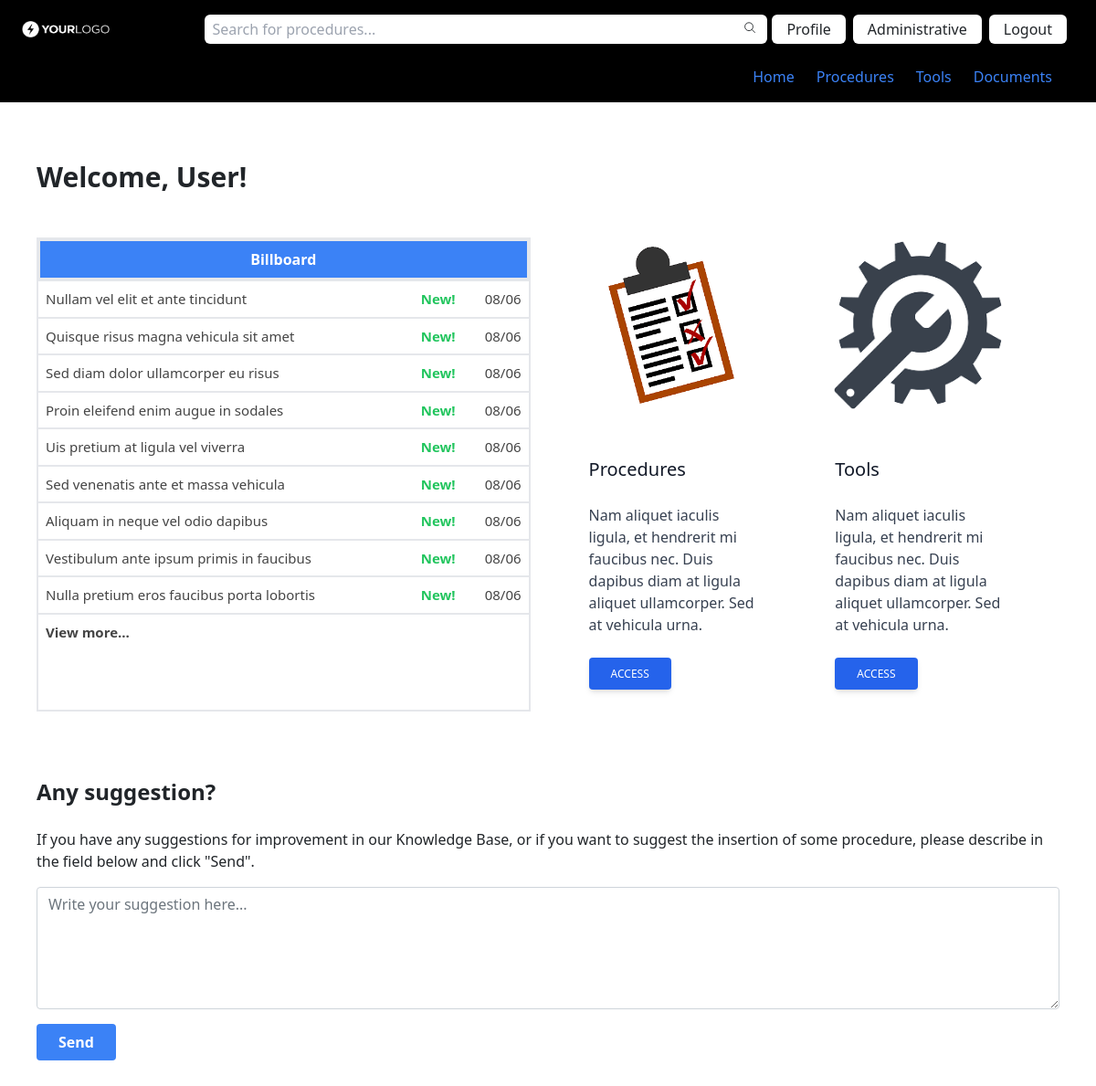
Page /home/ (signed in) on the committed database.
### procedimento/models.py (models this page shows, shortened)
class Comunicado(models.Model):
    titulo = models.CharField(max_length=100, default='')
    descricao = RichTextUploadingField(default='')
    grupo = models.CharField(max_length=50, choices=LISTA_GRUPOS)
    author = models.ForeignKey(User, default=get_user_model(), on_delete=models.PROTECT)
    data_criacao = models.DateTimeField(default=timezone.now)
    def date(self):
        return self.data_criacao.strftime('%d/%m')

### procedimento/views.py (the view, shortened to what this page needs)
# urls.py: path('home/', Homepage.as_view(), name='home'),
class Homepage(LoginRequiredMixin, CreateView):
    template_name = 'homepage.html'
    model = Suggestion
    form_class = SuggestionForm
    def get_context_data(self, *args, **kwargs):
        context = super(Homepage, self).get_context_data(*args, **kwargs)
        comunicados = Comunicado.objects.order_by('-data_criacao')
        context['comunicados'] = comunicados
        curr_date = date.today()
        hoje = curr_date.strftime('%d/%m')
        hoje = str(hoje)
        context['hoje'] = hoje
        return context
    '''def criar_sugestao(request, self, form):
        form = SuggestionForm(request.POST or None)

        if form.is_valid():
            object.solicitante = request.user
            self.object = form.save(commit=False)

            return redirect('home')

        return render(request, 'home', {'form': form})'''

### procedimento/forms.py
class SuggestionForm(forms.ModelForm):
    sugestao = forms.CharField(widget=forms.Textarea(attrs={'placeholder': 'Write your suggestion here...', 'rows': '5'}), label = '')
    class Meta:
        model = Suggestion
        fields = ['sugestao']

### procedimento/templates/homepage.html (shortened to what this page needs)
{% extends 'base.html' %}
{% load crispy_forms_tags %}
{% block content %}
{% load static %}
<div class="m-10">
    <div class="text-3xl font-bold py-4">
        Welcome, {{ request.user.first_name }}!
    </div>
    <div class="flex flex-nowrap py-4">
        <div class="w-8/12 border-2">
            <ul>
                <li class="text-center text-white font-bold bg-blue-500 p-2 border-2">Billboard</li>
                {% for comunicado in comunicados %}
                {% if forloop.counter < 10 %} <button class="accordion border-t-2 flex justify-between">
                    <div>{{ comunicado.titulo }}</div>
                    <div class="flex no-wrap">
                        {% if hoje == comunicado.date %}
                        <p id="novo" class="mr-8 text-green-500 font-bold">New!</p>
                        {% endif %}
                        <div>{{ comunicado.date }}</div>
                    </div>
                    </button>
                    {% endif %}
                    {% endfor %}
                    <a href="{% url 'procedimento:comunicados' %}">
                        <button id="todos" class="border-t-2 font-bold"> View more... </button>
                    </a>
            </ul>
        </div>
        <div class="w-8/12 ml-10 flex flex-nowrap justify-between">
            <div class="flex justify-center mr-10">
                <div class="rounded-lg bg-white max-w-sm">
                    <div class="flex justify-center items-center w-full h-48">
                        <img class="rounded-t-lg rounded-b-lg" src="{% static 'images/topics.png' %}" width="200px"
                            height="200px" />
                    </div>
                    <div class="p-6">
                        <h5 class="text-gray-900 text-xl font-medium mb-4 mt-4">Procedures</h5>
                        <p class="text-gray-700 text-base mb-4">
                            Nam aliquet iaculis ligula, et hendrerit mi faucibus nec. Duis dapibus diam at ligula aliquet ullamcorper. Sed at vehicula urna.
                        </p>
                        <a href="{% url 'procedimento:procedimentos' %}">
                            <button type="button"
                                class=" inline-block px-6 py-2.5 bg-blue-600 text-white font-medium text-xs leading-tight uppercase rounded shadow-md hover:bg-blue-700 hover:shadow-lg focus:bg-blue-700 focus:shadow-lg focus:outline-none focus:ring-0 active:bg-blue-800 active:shadow-lg transition duration-150 ease-in-out">Access</button>
                        </a>
                    </div>
                </div>
            </div>
            <div class="flex justify-center mr-10">
                <div class="rounded-lg bg-white max-w-sm">
                    <div class="flex justify-center items-center w-full h-48">
                        <img class="rounded-t-lg rounded-b-lg" src="{% static 'images/engrenagem.png' %}" width="200px"
                            height="200px" />
                    </div>
                    <div class="p-6">
                        <h5 class="text-gray-900 text-xl font-medium mb-4 mt-4">Tools</h5>
                        <p class="text-gray-700 text-base mb-4">
                            Nam aliquet iaculis ligula, et hendrerit mi faucibus nec. Duis dapibus diam at ligula aliquet ullamcorper. Sed at vehicula urna.
                        </p>
                        <a href="{% url 'procedimento:ferramentas' %}">
                            <button type="button"
                                class=" inline-block px-6 py-2.5 bg-blue-600 text-white font-medium text-xs leading-tight uppercase rounded shadow-md hover:bg-blue-700 hover:shadow-lg focus:bg-blue-700 focus:shadow-lg focus:outline-none focus:ring-0 active:bg-blue-800 active:shadow-lg transition duration-150 ease-in-out">Access</button>
                        </a>
                    </div>
                </div>
            </div>
        </div>
    </div>
    <div class="mt-4">
        <div class="text-2xl font-bold py-4">
            Any suggestion?
        </div>
        <div>
            If you have any suggestions for improvement in our Knowledge Base, or if you want to suggest the insertion of some
            procedure, please describe in the field below and click "Send".
        </div>
        <div class="my-3 w-full">
            <form method="post">
                {{ form|crispy }}
                <button type="button" class="bg-blue-500 hover:bg-blue-700 text-white font-bold py-2 px-4 rounded" data-bs-toggle="modal" data-bs-target="#exampleModal" id="buttonModal">
                    Send
                </button>
            </form>
        </div>
    </div>
</div>
{% endblock %}

### templates/base.html (shortened to what this page needs)
{% load static %}
<!DOCTYPE html>
<html lang="pt">
<head>
    <script src="https://cdn.tailwindcss.com"></script>
    <link href="https://cdn.jsdelivr.net/npm/bootstrap@5.1.3/dist/css/bootstrap.min.css" rel="stylesheet">
</head>
<body>
    {% include 'navbar.html' %}
    {% block content %}
    {% endblock %}
</body>
</html>

### templates/navbar.html
{% load static %}
<nav class="bg-black py-3 px-4 sticky z-50 clear-both">
    <div class="w-full flex items-center">
        <div class="w-6/12">
            <a href="{% url 'procedimento:home' %}">
                <img class="w-3/12" src="{% static 'images/logo-example.png' %}" alt="Logo example">
            </a>
        </div>
        {% if user.is_authenticated %}
        <div class="w-8/12 flex flex-nowrap justify-end">
            <div class="mr-2">
                <form method="get" action="{% url 'procedimento:pesquisa' %}" class="flex no-wrap">
                    <input type="text" class="py-1 px-2 rounded-md text-black" name="query" placeholder="Search for procedures..." size="60">
                    <button type="submit" class="bg-white py-0.5 px-2 rounded-md" style="margin-left: -35px; transform: scale(0.9);"><ion-icon name="search-outline"></ion-icon></button>
                </form>
            </div>
            <div class="mr-2">
                <a href="{% url 'procedimento:perfil' request.user.pk %}">
                    <button class="bg-white py-1 px-3 rounded-md">
                        Profile
                    </button>
                </a>
            </div>
            {% if user.is_superuser %}
            <div class="mr-2">
                <a href="/admin" target="_blank">
                    <button class="bg-white py-1 px-3 rounded-md">
                        Administrative
                    </button>
                </a>
            </div>
            {% endif %}
            <div class="mr-2">
                <a href="{% url 'procedimento:logout' %}">
                    <button class="bg-white py-1 px-3 rounded-md">
                        Logout
                    </button>
                </a>
            </div>
        </div>
        {% endif %}
    </div>
    <div class="w-full flex justify-end items-center mt-6">
        {% if user.is_authenticated %}
        <ul class="flex">
            <li class="mr-6">
              <a class="text-blue-500 hover:text-blue-800" href="{% url 'procedimento:home' %}">Home</a>
            </li>
            <li class="mr-6">
              <a class="text-blue-500 hover:text-blue-800" href="{% url 'procedimento:procedimentos' %}">Procedures</a>
            </li>
            <li class="mr-6">
              <a class="text-blue-500 hover:text-blue-800" href="{% url 'procedimento:ferramentas' %}">Tools</a>
            </li>
            <li class="mr-6">
              <a class="text-blue-500 hover:text-blue-800" href="{% url 'procedimento:documentos' %}">Documents</a>
            </li>
          </ul>
          {% endif %}
    </div>
</nav>

### procedimento/templates/homepage.html (style rules this page uses)
.accordion { color: #444; cursor: pointer; padding: 8px; width: 100%; text-align: left; outline: none; font-size: 15px; transition: 0.4s; }
#todos { color: #444; cursor: pointer; padding: 8px; width: 100%; text-align: left; outline: none; font-size: 15px; transition: 0.4s; }
#novo { animation: animate 1.5s linear infinite; }

### rows in the picture
Comunicado: titulo "Nullam vel elit et ante tincidunt", shows "New!", date "08/06"
Comunicado: titulo "Quisque risus magna vehicula sit amet", shows "New!", date "08/06"
Comunicado: titulo "Sed diam dolor ullamcorper eu risus", shows "New!", date "08/06"
Comunicado: titulo "Proin eleifend enim augue in sodales", shows "New!", date "08/06"
Comunicado: titulo "Uis pretium at ligula vel viverra", shows "New!", date "08/06"
Comunicado: titulo "Sed venenatis ante et massa vehicula", shows "New!", date "08/06"
Comunicado: titulo "Aliquam in neque vel odio dapibus", shows "New!", date "08/06"
Comunicado: titulo "Vestibulum ante ipsum primis in faucibus", shows "New!", date "08/06"
Comunicado: titulo "Nulla pretium eros faucibus porta lobortis", shows "New!", date "08/06"

### other values in the picture
{{ request.user.first_name }} "User"
